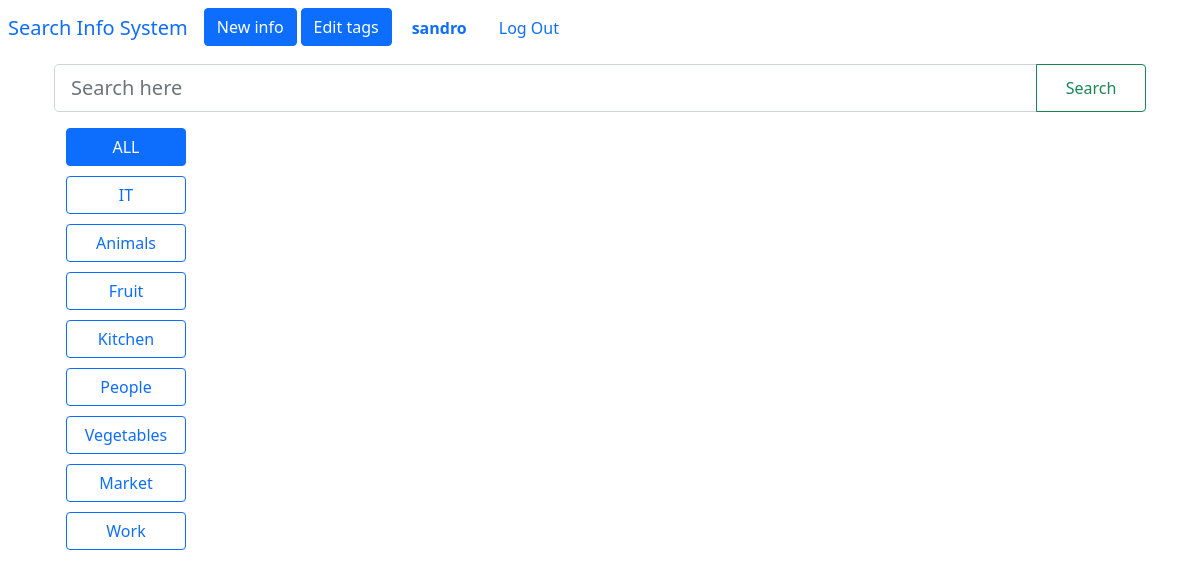
Page / (signed in) on the earlier database version.
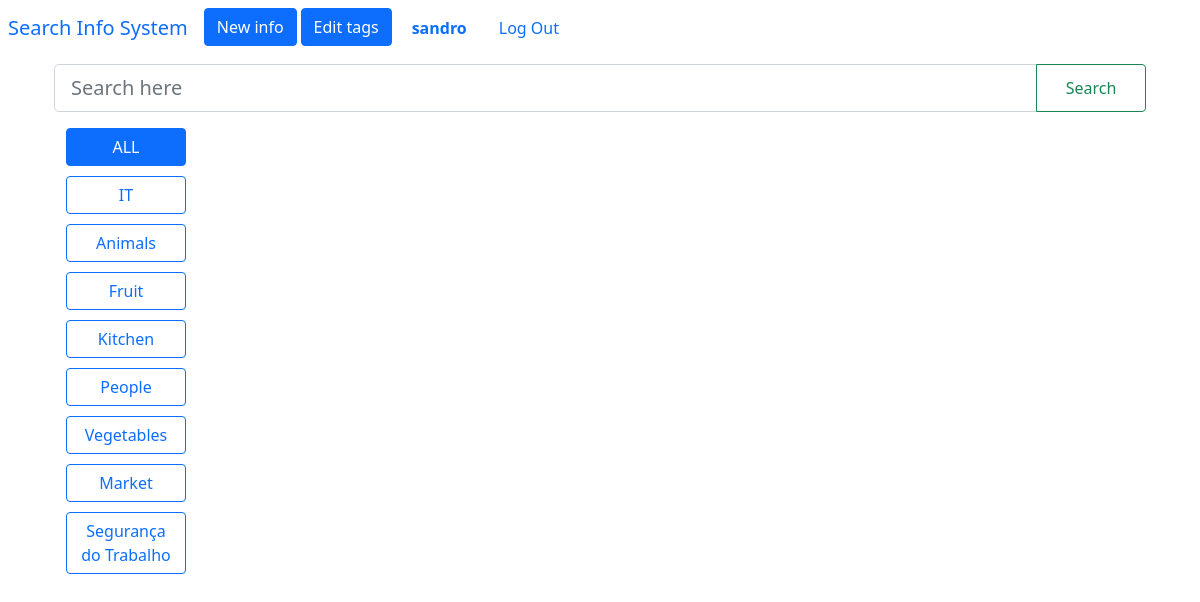
Same page on the later database version.
### search_info/models.py (models this page shows, shortened)
class User(AbstractUser):
    pass

class Tag(models.Model):
    owner = models.ForeignKey(User, on_delete=models.CASCADE, related_name="tag_owner")
    text = models.CharField(max_length=128)

### search_info/views.py (the view)
# urls.py: path("", views.index, name="index"),
def index(request):
    if request.user.is_authenticated:
        tags = Tag.objects.filter(owner=request.user)
        return render(request, "search_info/index.html", {
            "tags": tags
        })
    else:
        return HttpResponseRedirect(reverse("login"))

### search_info/templates/search_info/index.html (shortened to what this page needs)
{% extends "search_info/layout.html" %}
{% load static %}
{% block body %}
<div class="container">
    <div class="container" id="container_search">
        <div class="input-group mt-3 mb-3">
            <input type="text" class="s_input_field form-control form-control-lg" id="input_search" placeholder="Search here" autofocus>
            <button class="btn btn-outline-success" type="button" id="button_search">Search</button>
        </div>
    </div>
    <div class="row">
        <div class="s_block col-3" id="container_tags_search">
            <div class="form-check">
                <label class="btn btn-outline-primary mb-2" for="tag-all">ALL</label>
            </div>
            {% for tag in tags %}
            <div class="form-check">
                <label class="btn btn-outline-primary mb-2" for="tag-{{ tag.id }}">{{ tag.text }}</label>
            </div>
            {% endfor %}
        </div>
        <div class="col-9">
        </div>
    </div>
</div>
{% endblock %}

### search_info/templates/search_info/layout.html (shortened to what this page needs)
{% load static %}
<!DOCTYPE html>
<html lang="en">
    <head>
        <link href="https://cdn.jsdelivr.net/npm/bootstrap@5.1.1/dist/css/bootstrap.min.css" rel="stylesheet">
        <link href="{% static 'search_info/styles.css' %}" rel="stylesheet">
        <link rel="stylesheet" href="https://cdn.jsdelivr.net/npm/bootstrap-icons@1.6.1/font/bootstrap-icons.css">
    </head>
    <body>
        <nav class="nav mt-2 ms-2">
            <a class="navbar-brand" href="{% url 'index' %}">Search Info System</a>
            <div>
              <ul class="nav mr-auto">
                {% if user.is_authenticated %}
                <li class="nav-item">
                    <a class="btn btn-primary me-1" href="#" role="button" id="link_new_info">New info</a>
                </li>
                <li class="nav-item">
                    <a class="btn btn-primary me-1" href="#" role="button" id="link_edit_tags">Edit tags</a>
                </li>
                <li class="nav-item">
                    <a class="nav-link" href="#"><strong>{{ user.username }}</strong></a>
                </li>
                <li class="nav-item">
                    <a class="nav-link" href="{% url 'logout' %}">Log Out</a>
                </li>
                {% endif %}
              </ul>
            </div>
        </nav>
        <div class="body">
            {% block body %}
            {% endblock %}
        </div>
    </body>
</html>

### search_info/static/search_info/styles.css (style rules this page uses)
button { width: 110px; }
label { width: 120px; }
.s_block { display: none; }

Differences in the rows shown:
removed Tag: text "Work"
added Tag: text "Segurança do Trabalho"
